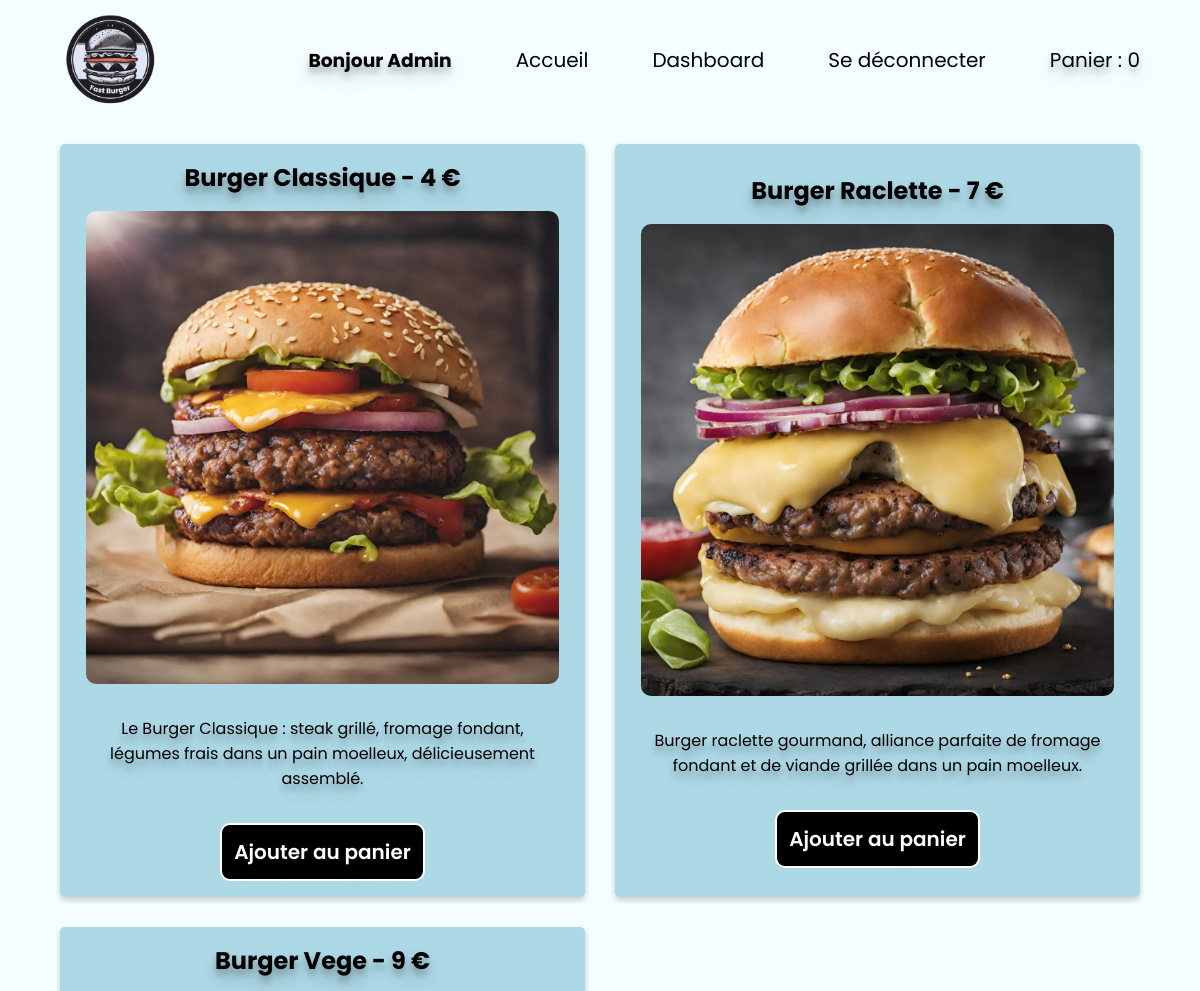
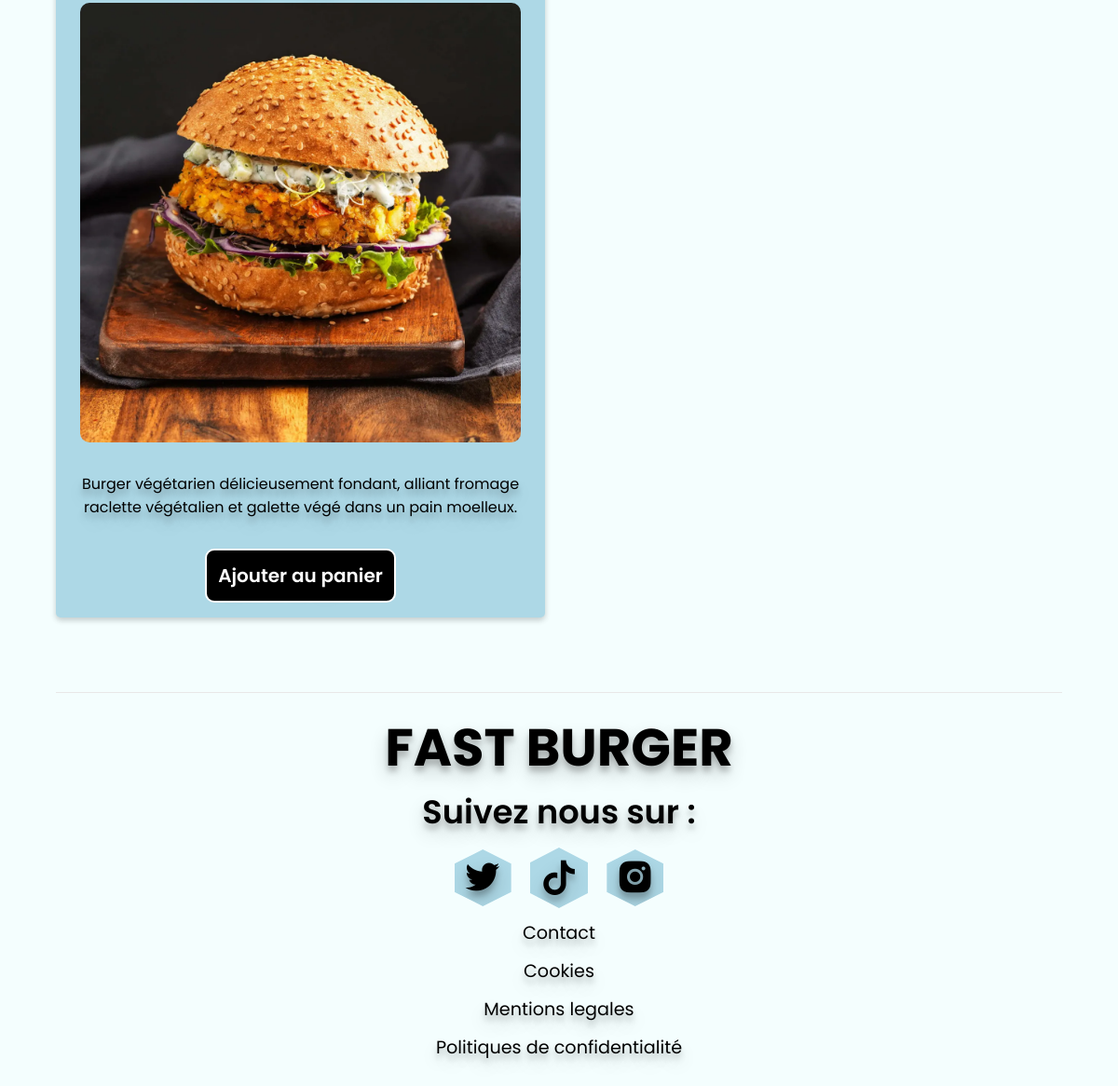
Page /?page=product&category_id=1 (signed in) on the committed database (2 pictures, top to bottom).
### tables this page shows
CREATE TABLE IF NOT EXISTS `produits` (
  `id` int NOT NULL AUTO_INCREMENT,
  `name` varchar(255) NOT NULL,
  `prix` int NOT NULL,
  `image` varchar(255) DEFAULT NULL,
  `description` varchar(255) NOT NULL,
  `quantité` int NOT NULL,
  `category_id` int NOT NULL,
  PRIMARY KEY (`id`),
  KEY `produits_categories_id_foreign` (`category_id`)
);

### controllers/product_controller.php (called while the page is built)
<?php
$query = "SELECT * FROM produits WHERE category_id =:category_id";
$response = $bdd->prepare($query);
$response->execute([
    ':category_id' => $_GET['category_id']
]);
$produits = $response->fetchAll();
include 'views/product.php';

### index.php (called while the page is built, shortened)
<?php
require 'views/layout.php';

### views/product.php (the view)
<section>
    <div class="categorieContainerProduct">
        <?php
        foreach ($produits as $data) {
        ?>
            <div class="cardContainer">
                <h2><?= $data['name'] ?> - <?= $data['prix'] ?> €</h2>
                <img src="<?= PATH_IMAGE . $data['image'] ?>" alt="<?= $data['name'] ?>">
                <p><?= $data['description'] ?> </p>
                <button class='addPanierButton button' onclick="addToCart(<?= $data['id'] ?>)">Ajouter au panier</button>
            </div>
        <?php } ?>
    </div>
</section>

### assets/style.css (style rules this page uses)
* { margin: 0; padding: 0; box-sizing: border-box; font-family: "poppins"; text-shadow: rgba(0, 0, 0, 0.19) 0px 10px 20px, rgba(0, 0, 0, 0.23) 0px 6px 6px; }
body { margin: 0; list-style-type: none; background: #F4FEFE; }
.button { appearance: none; background-color: black; border: 0.125em solid white; border-radius: 10px; box-sizing: border-box; color: white; cursor: pointer; font-size: 16px; font-weight: 600; padding: 10px; line-height: normal; margin: 0; outline: none; text-align: center; text-decoration: none; transition: 0.4s }
.categorieContainerProduct { margin-top: 4rem; }
.cardContainer { text-align: center; margin: 0 auto; width: 90%; row-gap: 1rem; border-radius: 5px; box-shadow: 0 3px 6px rgba(0, 0, 0, 0.08), 0 3px 6px rgba(0, 0, 0, 0.13); transition: all 0.4s ease; background: lightblue; margin-bottom: 2rem; display: flex; flex-direction: column; justify-content: center; align-items: center; }
.cardContainer h2 { font-size: 20px; padding-top: 1rem; font-weight: 700; }
.cardContainer button { margin-bottom: 1rem; }
.cardContainer p { font-size: 12px; margin-bottom: 1rem; width: 90%; }
.cardContainer img { width: 90%; height: auto; border-radius: 10px; margin-bottom: 1rem; }
@media (min-width:750px) { .categorieContainerProduct { width: 90%; display: grid; grid-template-columns: repeat(2, 1fr); margin: 0 auto; margin-top: 7rem; justify-content: space-between; gap: 30px; } }
@media (min-width:750px) { .cardContainer { width: 100%; margin-bottom: 0rem; } }
@media (min-width:750px) { .cardContainer h2 { font-size: 24px; } }
@media (min-width:750px) { .cardContainer button { margin-bottom: 1rem; } }
@media (min-width:750px) { .cardContainer p { font-size: 16px; margin-bottom: 1rem; width: 90%; } }
@media screen and (min-width: 1030px) { .categorieContainerProduct { max-width: 1200px; margin-top: 9rem; } }
@media (min-width:750px) { .button { font-size: 20px; padding: 12px; line-height: normal; } }

### rows in the picture
produits: name "Burger Classique", prix "4", image (picture), description "Le Burger Classique : steak grillé, fromage fondant, légumes frais dans un pain moelleux, délicieusement assemblé."
produits: name "Burger Raclette", prix "7", image (picture), description "Burger raclette gourmand, alliance parfaite de fromage fondant et de viande grillée dans un pain moelleux."
produits: name "Burger Vege", prix "9", image (picture), description "Burger végétarien délicieusement fondant, alliant fromage raclette végétalien et galette végé dans un pain moelleux."

### other values in the picture
$_SESSION['name'] "Admin"
$totalQuantity "0"
